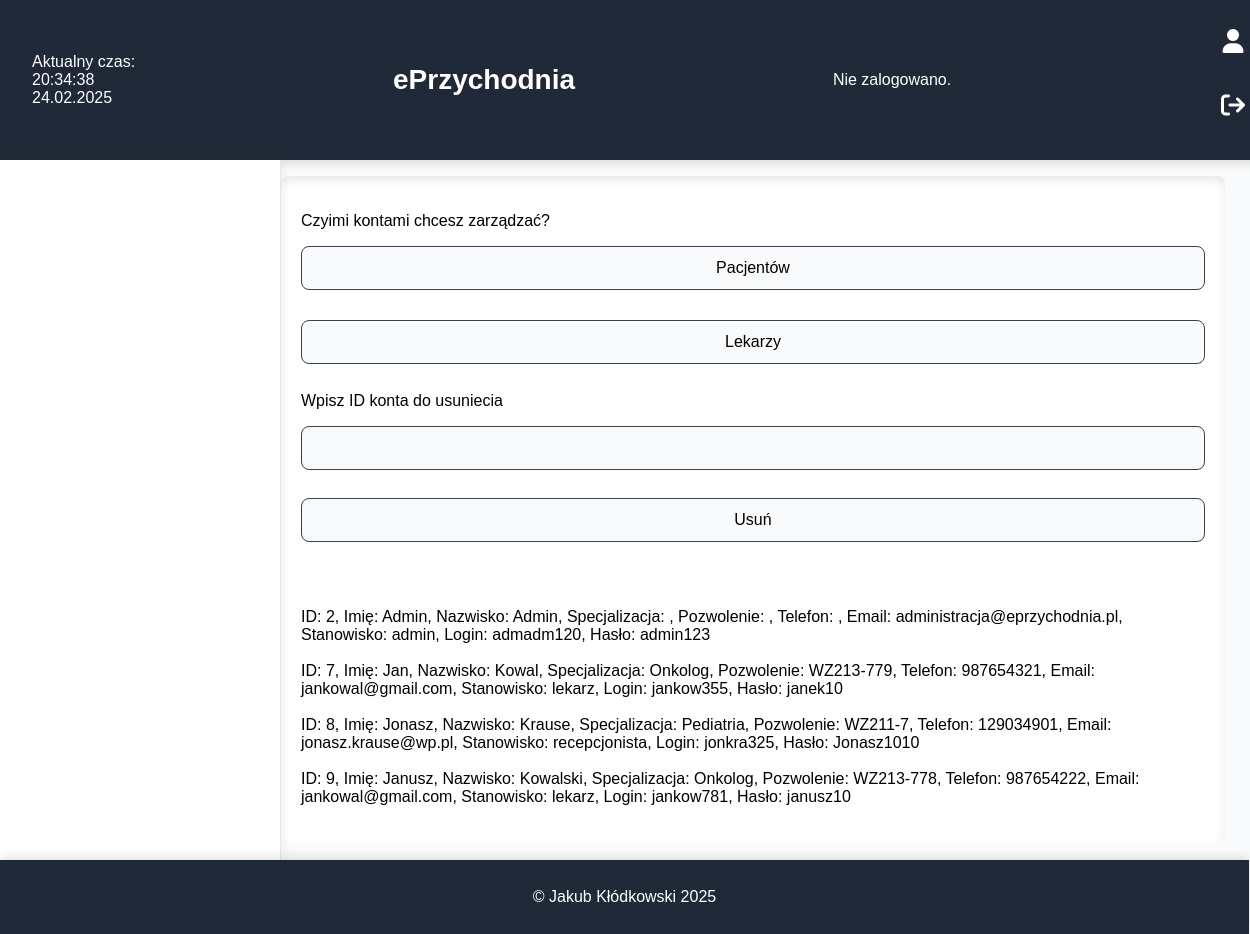
The app's page /zarzadzaj_kontami_lekarzy.php, older data.
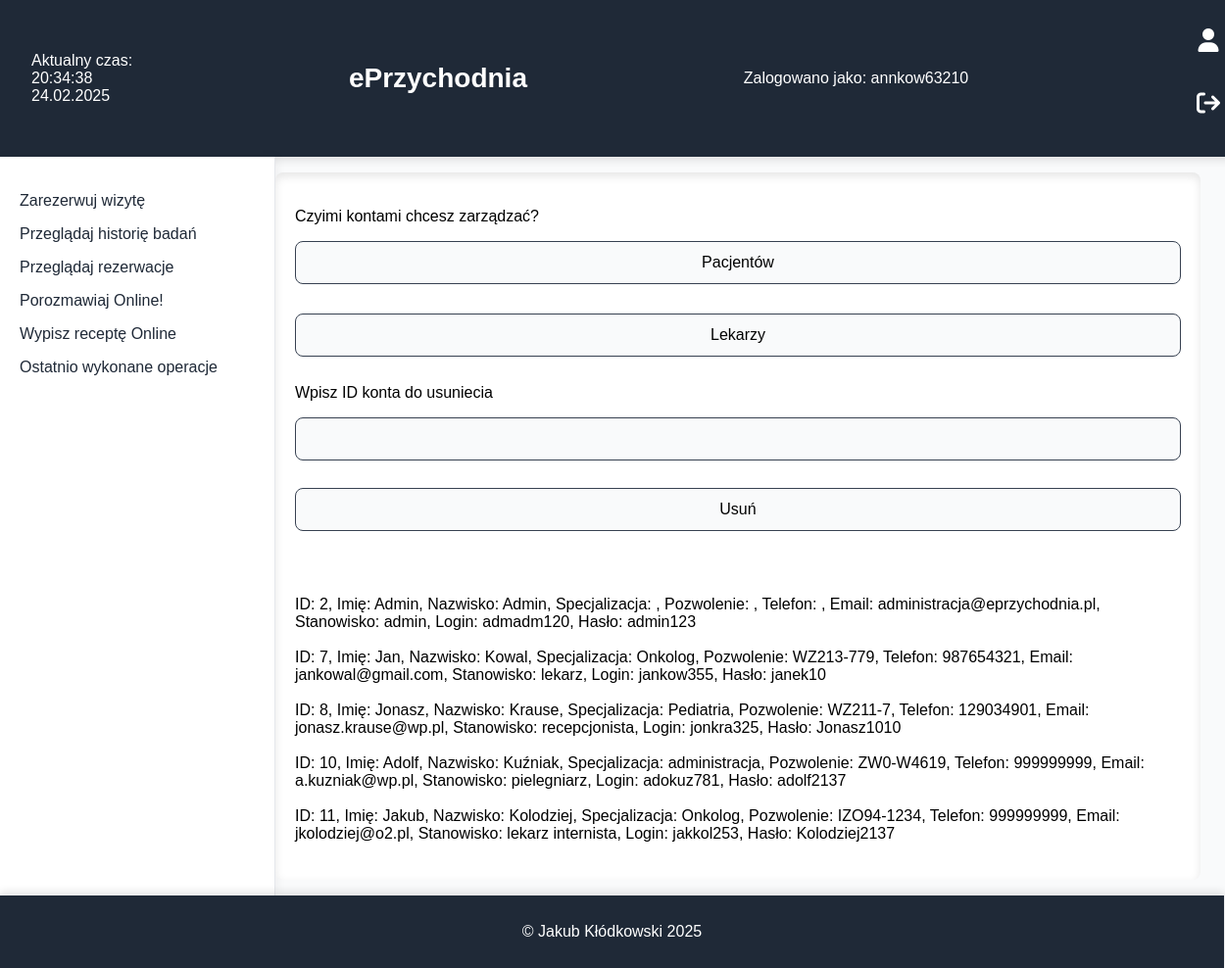
The same page, newer data.
### tables this page shows
CREATE TABLE `pracownik` (
  `id_lekarza` int(10) UNSIGNED NOT NULL,
  `Imie` varchar(50) DEFAULT NULL,
  `Nazwisko` varchar(50) DEFAULT NULL,
  `Specjalizacja` varchar(100) DEFAULT NULL,
  `PWZ` varchar(100) DEFAULT NULL,
  `tel` char(9) DEFAULT NULL,
  `email` varchar(100) DEFAULT NULL,
  `stanowisko` varchar(100) NOT NULL,
  `login` char(9) DEFAULT NULL,
  `haslo` varchar(100) DEFAULT NULL
);

CREATE TABLE `zalogowani` (
  `login` char(11) DEFAULT NULL,
  `haslo` varchar(100) DEFAULT NULL,
  `kto` varchar(100) DEFAULT NULL
);

### zarzadzaj_kontami_lekarzy.php (the view, shortened to what this page needs)
<!DOCTYPE html>
<html lang="pl">
<head>
    <link rel="stylesheet" href="https://cdnjs.cloudflare.com/ajax/libs/font-awesome/6.4.2/css/all.min.css">
    <link rel="stylesheet" href="style.css">
</head>
<body>
    <header>
    <div id="data"></div>
        <h1 class="text-xl font-bold text-center flex-1"><a href="index.php">ePrzychodnia</a></h1>
        <?php
            require 'wyswietl_logowanie.php';
        ?>
        <div>
        <form action="zaloguj.php">
    <button class="icon-button"><i class="fa-solid fa-user"></i></button>
</form>
<form action="wyloguj.php">
    <button class="icon-button"><i class="fa fa-sign-out"></i></button>
</form>
<?php
    require 'wyswietl_navbar.php';
?>
        </nav>
        <main>
            <div class="index-content">
                <p>Czyimi kontami chcesz zarządzać?</p>
                <form action="zarzadzaj_kontami_pacjentow.php" method="post">
                    <input type="submit" value="Pacjentów">
                </form>
                <br>
                <form action="zarzadzaj_kontami_lekarzy.php" method="post">
                    <input type="submit" value="Lekarzy">
                </form>
                <p>Wpisz ID konta do usuniecia</p>
                <form action="usun_konto_pracownik.php" method="post">
                    <input type="number" name="id_konta" id="i0">
                    <input type="submit" value="Usuń">
                </form>
                <br>
                <br>
                <br>
                <?php
                    $connect = mysqli_connect("localhost", "root", "", "eprzychodnia");
                    $query0="select * from `pracownik`";
                    $result0=mysqli_query($connect,$query0);
                    while($row=mysqli_fetch_assoc($result0)){
                        echo "ID: ".$row['id_lekarza'].", Imię: ".$row['Imie'].", Nazwisko: ".$row['Nazwisko'].", Specjalizacja: ".$row['Specjalizacja'].", Pozwolenie: ".$row['PWZ'].", Telefon: ".$row['tel'].", Email: ".$row['email'].", Stanowisko: ".$row['stanowisko'].", Login: ".$row['login'].", Hasło: ".$row['haslo']."<br><br>";
                    }
                ?>
            </div>
        </main>
    </div>
    <footer>
        <p>&copy; Jakub Kłódkowski 2025</p>
    </footer>
</body>
</html>

### wyswietl_logowanie.php (shortened to what this page needs)
<?php
            $connect = mysqli_connect("localhost", "root", "", "eprzychodnia");
            $query0 = "SELECT `login` FROM `zalogowani` LIMIT 1";
            $result = mysqli_query($connect, $query0);
            if ($result && mysqli_num_rows($result) > 0) {
                $row = mysqli_fetch_assoc($result);
                $log = $row['login'];
                echo "Zalogowano jako: " . htmlspecialchars($log);
            } else {
                echo "Nie zalogowano.";
            }
        ?>

### wyswietl_navbar.php (shortened to what this page needs)
<?php
$connect = mysqli_connect("localhost", "root", "", "eprzychodnia");
$query1 = "SELECT `kto` FROM `zalogowani`";
$result1 = mysqli_query($connect, $query1);
if ($row = mysqli_fetch_assoc($result1)) {
    $kto = $row['kto'];
}
?>
    </header>
    <div style="display: flex; flex: 1;">
        <nav>
            <?php
                $connect = mysqli_connect("localhost", "root", "", "eprzychodnia");
                $query0="select * from `zalogowani`";
                $result0=mysqli_query($connect,$query0);
                if(mysqli_num_rows($result0)>0){
                    $query1 = "SELECT `kto` FROM `zalogowani`";
                    $result1 = mysqli_query($connect, $query1);
                    if ($row = mysqli_fetch_assoc($result1)) {
                        $kto = $row['kto'];
                    }
                    $query2="select * from `uprawnienia` where `stanowisko`='".$kto."'";
                    $result2=mysqli_query($connect,$query2);
                    if($row=mysqli_fetch_assoc($result2)){
                        $rezerwuj=$row['rezerwuj'];
                        $przegladaj_historie=$row['przegladaj_historie'];
                        if($rezerwuj==1){
                            echo "<p><a href='rezerwuj.php'>Zarezerwuj wizytę</a></p>";
                        }
                        if($przegladaj_historie==1){
                            echo "<p><a href='historia.php'>Przeglądaj historię badań</a></p>";
                        }
                        if($row['przegladaj_rezerwacje']==1){
                            echo "<p><a href='przegladaj_rezerwacje.php'>Przeglądaj rezerwacje</a></p>";
                        }
                        if($row['ewizyta']==1){
                            echo "<p><a href='chat.php'>Porozmawiaj Online!</a></p>";
                        }
                        if($row['napisz_recepte']==1){
                            echo "<p><a href='zamow_recepte.php'>Wypisz receptę Online</a></p>";
                        }
                        if($row['wyswietl_historie_7dni_pacjent']==1){
                            echo "<p><a href='7dni_pacjent.php'>Ostatnio wykonane operacje</a></p>";
                        }
                    }
                }
            ?>

### style.css (style rules this page uses)
body { display: flex; flex-direction: column; height: 100vh; margin: 0; width: 98vw; overflow-x: hidden; font-family: "Noto Sans Regular", sans-serif; background-color: #f9fafb; }
header { background-color: #1f2937; color: white; padding: 16px 32px; width: 100%; display: flex; justify-content: space-between; align-items: center; box-shadow: 0px 4px 8px rgba(0, 0, 0, 0.1); }
header h1 { font-family: "Noto Sans Extralight", sans-serif; font-size: 1.75rem; }
nav { background-color: #ffffff; width: 240px; padding: 20px; box-shadow: 2px 0px 10px rgba(0, 0, 0, 0.05); border-right: 1px solid #e5e7eb; }
main { flex: 1; padding: 20px; background-color: #ffffff; box-shadow: inset 0px 4px 10px rgba(0, 0, 0, 0.1); border-radius: 8px; margin: 16px 0; }
footer { background-color: #1f2937; color: white; text-align: center; padding: 12px; width: 100%; box-shadow: 0px -4px 8px rgba(0, 0, 0, 0.1); }
.icon-button { color: white; font-size: 1.5rem; background: none; border: none; cursor: pointer; }
h1 > a { text-decoration: none; color: white; }
p > a { text-decoration: none; color: #1f2937; }
form { display: flex; flex-direction: column; gap: 16px; }
input, select, textarea, button { padding: 12px; font-size: 1rem; border: 1px solid #e5e7eb; border-radius: 8px; background-color: #ffffff; transition: all 0.3s ease-in-out; }
button { background-color: #1f2937; color: white; border: none; cursor: pointer; transition: background-color 0.3s ease, transform 0.2s ease; }
input:valid, select:valid, textarea:valid { border-color: #374151; background-color: #f9fafb; }
form > * { margin-bottom: 12px; }

Row changes from the older to the newer data that the page shows:
removed pracownik: id_lekarza "9", Imie "Janusz", Nazwisko "Kowalski", Specjalizacja "Onkolog", PWZ "WZ213-778", tel "987654222", email "jankowal@gmail.com", stanowisko "lekarz", login "jankow781", haslo "janusz10"
added zalogowani: login "annkow63210"
added pracownik: id_lekarza "10", Imie "Adolf", Nazwisko "Kuźniak", Specjalizacja "administracja", PWZ "ZW0-W4619", tel "999999999", email "a.kuzniak@wp.pl", stanowisko "pielegniarz", login "adokuz781", haslo "adolf2137"
added pracownik: id_lekarza "11", Imie "Jakub", Nazwisko "Kolodziej", Specjalizacja "Onkolog", PWZ "IZO94-1234", tel "999999999", email "jkolodziej@o2.pl", stanowisko "lekarz internista", login "jakkol253", haslo "Kolodziej2137"
Text that changed along with them:
text no longer shown: "Nie zalogowano."
text now shown: "Zalogowano jako: Zarezerwuj wizytę Przeglądaj historię badań Przeglądaj rezerwacje Porozmawiaj Online! Wypisz receptę Online Ostatnio wykonane operacje"
